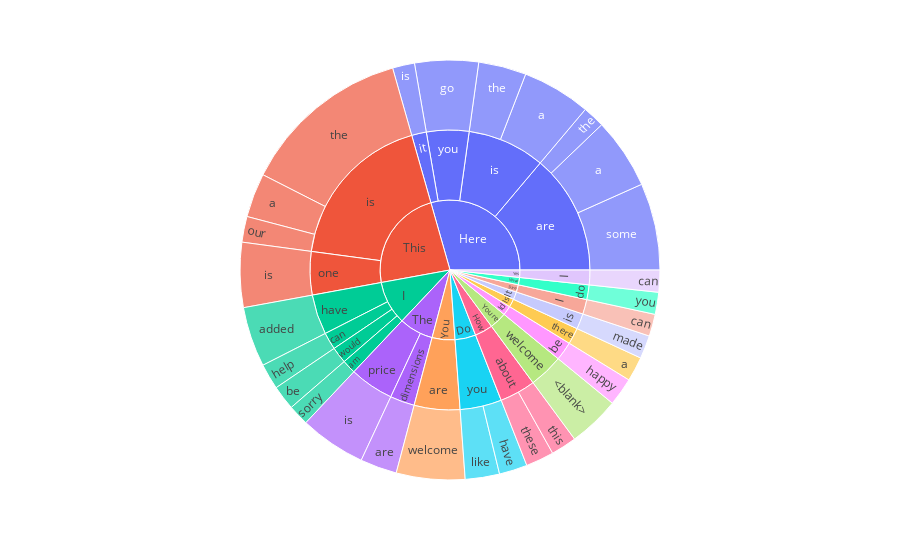

The cell this chart's notebook holds for it:
### Code cell
plot_sentence_sunburst(sys_turns, 3)

### Figure 1 — Plotly figure (JSON) as saved in the notebook; plotly's stock layout.template omitted (floating-point values rounded to 4 significant figures)
{"data": [{"branchvalues": "total", "domain": {"x": [0, 1], "y": [0, 1]}, "hovertemplate": "labels=%{label}<br>count=%{value}<br>parent=%{parent}<br>id=%{id}<extra></extra>", "ids": ["Youre/welcome/<blank>", "Here/are/a", "Here/is/a", "This/is/a", "Is/there/a", "I/have/added", "The/dimensions/are", "I/would/be", "Sure/I/can", "Yes/I/can", "Here/you/go", "Id/be/happy", "Do/you/have", "I/can/help", "Here/it/is", "This/one/is", "The/price/is", "Do/you/like", "It/is/made", "This/is/our", "Here/are/some", "I/am/sorry", "Here/are/the", "Here/is/the", "This/is/the", "How/about/these", "How/about/this", "You/are/welcome", "What/do/you", "Sure/I", "Yes/I", "How/about", "I/am", "Here/are", "You/are", "Id/be", "I/can", "The/dimensions", "What/do", "I/have", "Here/is", "It/is", "This/is", "Here/it", "This/one", "The/price", "Is/there", "Youre/welcome", "I/would", "Do/you", "Here/you", "Do", "Here", "How", "I", "Id", "Is", "It", "Sure", "The", "This", "What", "Yes", "You", "Youre"], "labels": ["<blank>", "a", "a", "a", "a", "added", "are", "be", "can", "can", "go", "happy", "have", "help", "is", "is", "is", "like", "made", "our", "some", "sorry", "the", "the", "the", "these", "this", "welcome", "you", "I", "I", "about", "am", "are", "are", "be", "can", "dimensions", "do", "have", "is", "is", "is", "it", "one", "price", "there", "welcome", "would", "you", "you", "Do", "Here", "How", "I", "Id", "Is", "It", "Sure", "The", "This", "What", "Yes", "You", "Youre"], "name": "", "parents": ["Youre/welcome", "Here/are", "Here/is", "This/is", "Is/there", "I/have", "The/dimensions", "I/would", "Sure/I", "Yes/I", "Here/you", "Id/be", "Do/you", "I/can", "Here/it", "This/one", "The/price", "Do/you", "It/is", "This/is", "Here/are", "I/am", "Here/are", "Here/is", "This/is", "How/about", "How/about", "You/are", "What/do", "Sure", "Yes", "How", "I", "Here", "You", "Id", "I", "The", "What", "I", "Here", "It", "This", "Here", "This", "The", "Is", "Youre", "I", "Do", "Here", "", "", "", "", "", "", "", "", "", "", "", "", "", ""], "type": "sunburst", "values": [42, 58, 56, 36, 20, 49, 30, 20, 18, 18, 52, 23, 23, 21, 18, 53, 54, 28, 19, 21, 71, 17, 18, 39, 139, 23, 21, 56, 18, 18, 18, 44, 17, 147, 56, 23, 21, 30, 18, 49, 95, 19, 196, 18, 53, 54, 20, 42, 20, 51, 52, 51, 312, 44, 107, 23, 20, 19, 18, 84, 249, 18, 18, 56, 42]}], "layout": {"autosize": true, "legend": {"tracegroupgap": 0}, "margin": {"t": 60}}}
